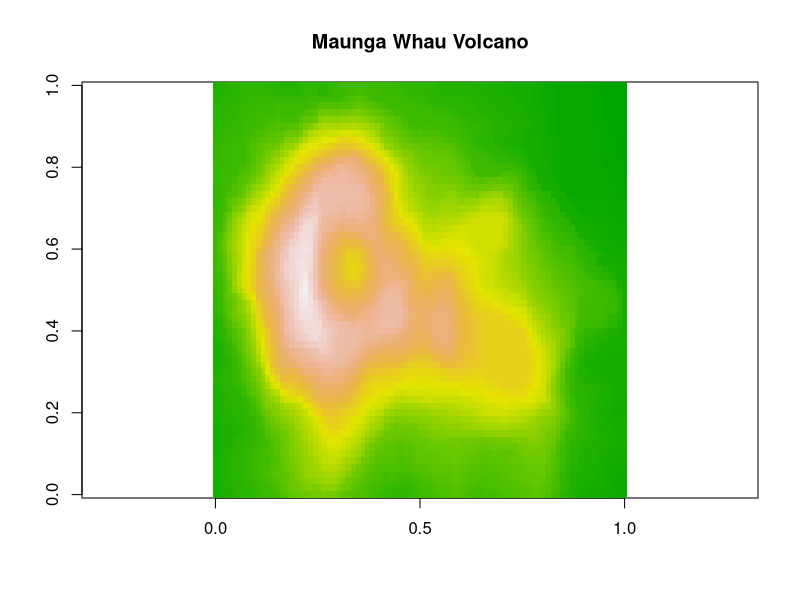

Reproduce this figure in R. (Note: this script raises an error after producing the figure.)
library(caTools)


### Name: read.gif & write.gif
### Title: Read and Write Images in GIF format
### Aliases: read.gif write.gif
### Keywords: file

### ** Examples

# visual comparison between image and plot
write.gif( volcano, "volcano.gif", col=terrain.colors, flip=TRUE, 
           scale="always", comment="Maunga Whau Volcano")
y = read.gif("volcano.gif", verbose=TRUE, flip=TRUE)
image(y$image, col=y$col, main=y$comment, asp=1)
# browseURL("file://volcano.gif")  # inspect GIF file on your hard disk

# test reading & writing
col = heat.colors(256) # choose colormap
trn = 222              # set transparent color
com = "Hello World"    # imbed comment in the file
write.gif( volcano, "volcano.gif", col=col, transparent=trn, comment=com)
y = read.gif("volcano.gif")
stopifnot(volcano==y$image, col==y$col, trn==y$transparent, com==y$comment)
# browseURL("file://volcano.gif") # inspect GIF file on your hard disk

# create simple animated GIF (using image function in a loop is very rough,
# but only way I know of displaying 'animation" in R)
x <- y <- seq(-4*pi, 4*pi, len=200)
r <- sqrt(outer(x^2, y^2, "+"))
image = array(0, c(200, 200, 10))
for(i in 1:10) image[,,i] = cos(r-(2*pi*i/10))/(r^.25)
write.gif(image, "wave.gif", col="rainbow")
y = read.gif("wave.gif")
for(i in 1:10) image(y$image[,,i], col=y$col, breaks=(0:256)-0.5, asp=1)
# browseURL("file://wave.gif") # inspect GIF file on your hard disk

# Another neat animation of Mandelbrot Set
jet.colors = colorRampPalette(c("#00007F", "blue", "#007FFF", "cyan", "#7FFF7F",
             "yellow", "#FF7F00", "red", "#7F0000")) # define "jet" palette
m = 400
C = complex( real=rep(seq(-1.8,0.6, length.out=m), each=m ), 
             imag=rep(seq(-1.2,1.2, length.out=m),      m ) )
C = matrix(C,m,m)
Z = 0
X = array(0, c(m,m,20))
for (k in 1:20) {
  Z = Z^2+C
  X[,,k] = exp(-abs(Z))
}
image(X[,,k], col=jet.colors(256))
write.gif(X, "Mandelbrot.gif", col=jet.colors, delay=100)
# browseURL("file://Mandelbrot.gif") # inspect GIF file on your hard disk
file.remove("wave.gif", "volcano.gif", "Mandelbrot.gif")

# Display interesting images from the web
## Not run: 
##D url = "http://www.ngdc.noaa.gov/seg/cdroms/ged_iib/datasets/b12/gifs/eccnv.gif"
##D y = read.gif(url, verbose=TRUE, flip=TRUE)
##D image(y$image, col=y$col, breaks=(0:length(y$col))-0.5, asp=1,
##D            main="January Potential Evapotranspiration mm/mo")
##D url = "http://www.ngdc.noaa.gov/seg/cdroms/ged_iib/datasets/b01/gifs/fvvcode.gif"
##D y = read.gif(url, flip=TRUE)
##D y$col[y$transparent+1] = NA # mark transparent color in R way
##D image(y$image, col=y$col[1:87], breaks=(0:87)-0.5, asp=1,
##D            main="Vegetation Types")
##D url = "http://talc.geo.umn.edu/people/grads/hasba002/erosion_vids/run2/r2_dems_5fps(8color).gif"
##D y = read.gif(url, verbose=TRUE, flip=TRUE)
##D for(i in 2:dim(y$image)[3]) 
##D   image(y$image[,,i], col=y$col, breaks=(0:length(y$col))-0.5,
##D             asp=1, main="Erosion in Drainage Basins")
## End(Not run)
